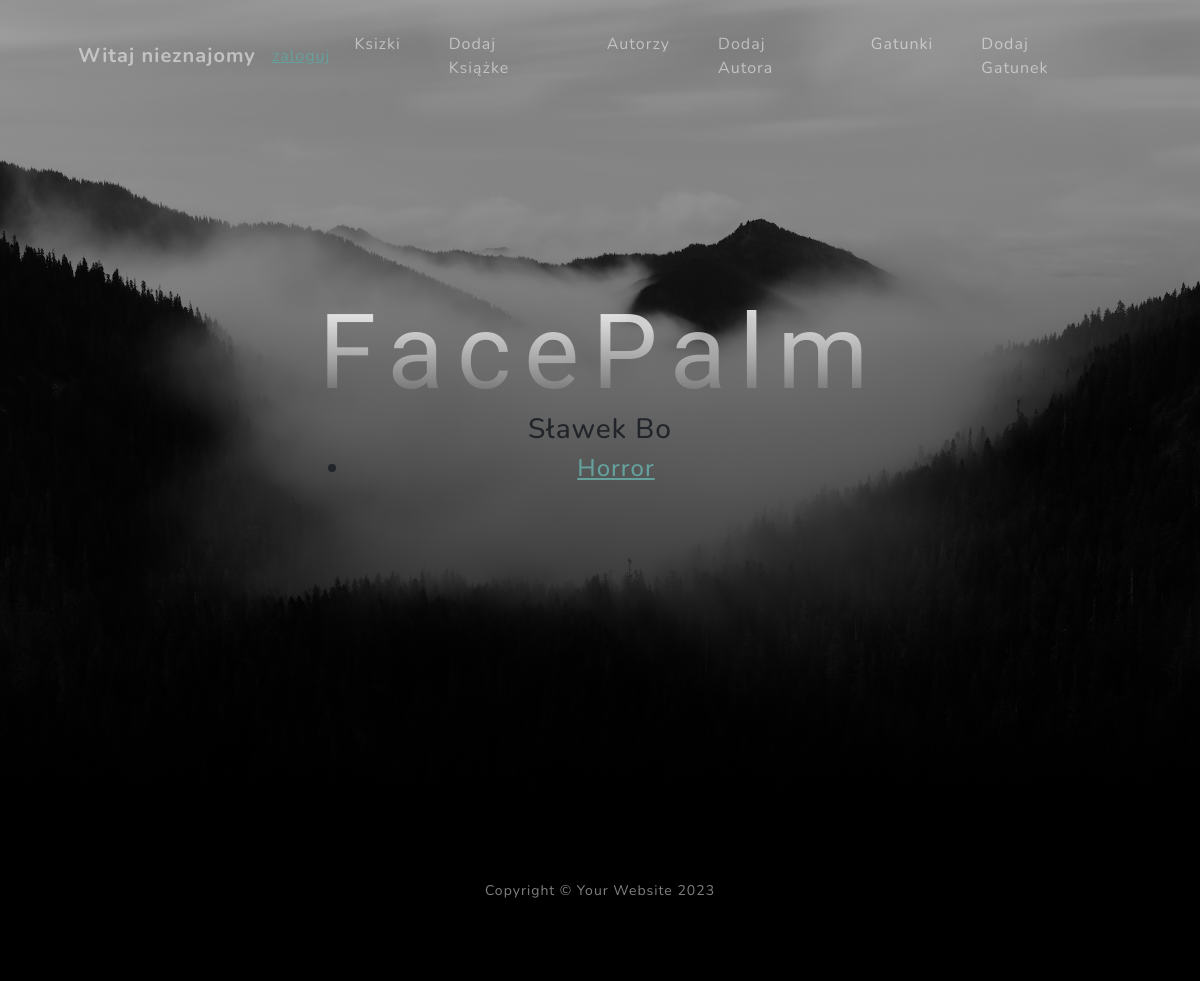
Page /detailBook/1/ on the committed database.
### polka/models.py (models this page shows, shortened)
class Book(models.Model):
    title = models.CharField(max_length=50)
    authors = models.ForeignKey(Author, on_delete=models.CASCADE)
    genres = models.ManyToManyField(Genre)

class Author(models.Model):
    first_name = models.CharField(max_length=50)
    last_name = models.CharField(max_length=50)
    def __str__(self):
        return f'{self.first_name} {self.last_name}'

class Genre(models.Model):
    name = models.CharField(max_length=50)
    def get_absolute_url(self):
        return reverse('detail_genre', args=(self.id,))
    def __str__(self):
        return self.name

### polka/views.py (the view)
# urls.py: path('detailBook/<int:pk>/', views.DetailBookView.as_view(), name='detail_book'),
class DetailBookView(View):
    def get(self, request, pk):
        book = Book.objects.get(pk=pk)
        return render(request, 'detail_book_view.html', {'book': book})

### templates/detail_book_view.html
{% extends 'index.html' %}
{% block zawartosc %}
    <h1>{{ book.title }}</h1>
    <h3> {{ book.authors }}</h3>
    <h4>
    {% include 'list.html' with object_list=book.genres.all %}
    </h4>
{% endblock %}

### templates/list.html
<ul>
    {% for obj in object_list %}
        <li><a href="{{ obj.get_absolute_url }}"> {{ obj }}</a></li>
    {% endfor %}
</ul>

### rows in the picture
Book: title "FacePalm", authors "Sławek Bo"
Genre: name "Horror"
